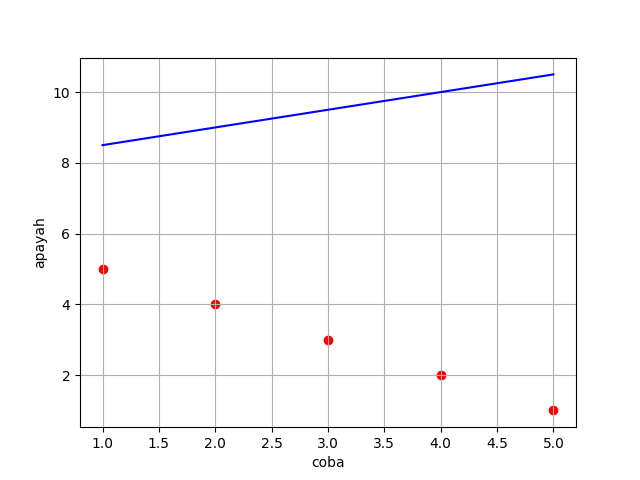

Write the Python code that produced this figure.
import numpy as np
import matplotlib.pyplot as plt

x = np.array([1,2,3,4,5])
y = np.array([5,4,3,2,1])

a = 0.5
b = 8

y_pred = a*x +b

mse = np.mean ((y_pred-y)**2)
print ("MSE:",mse)

plt.scatter(x,y, color="red", label = "data aseli")
plt.plot(x,y_pred, color="blue")
plt.xlabel("coba")
plt.ylabel("apayah")
plt.grid(True)
plt.savefig("grafik.png")
plt.show()
